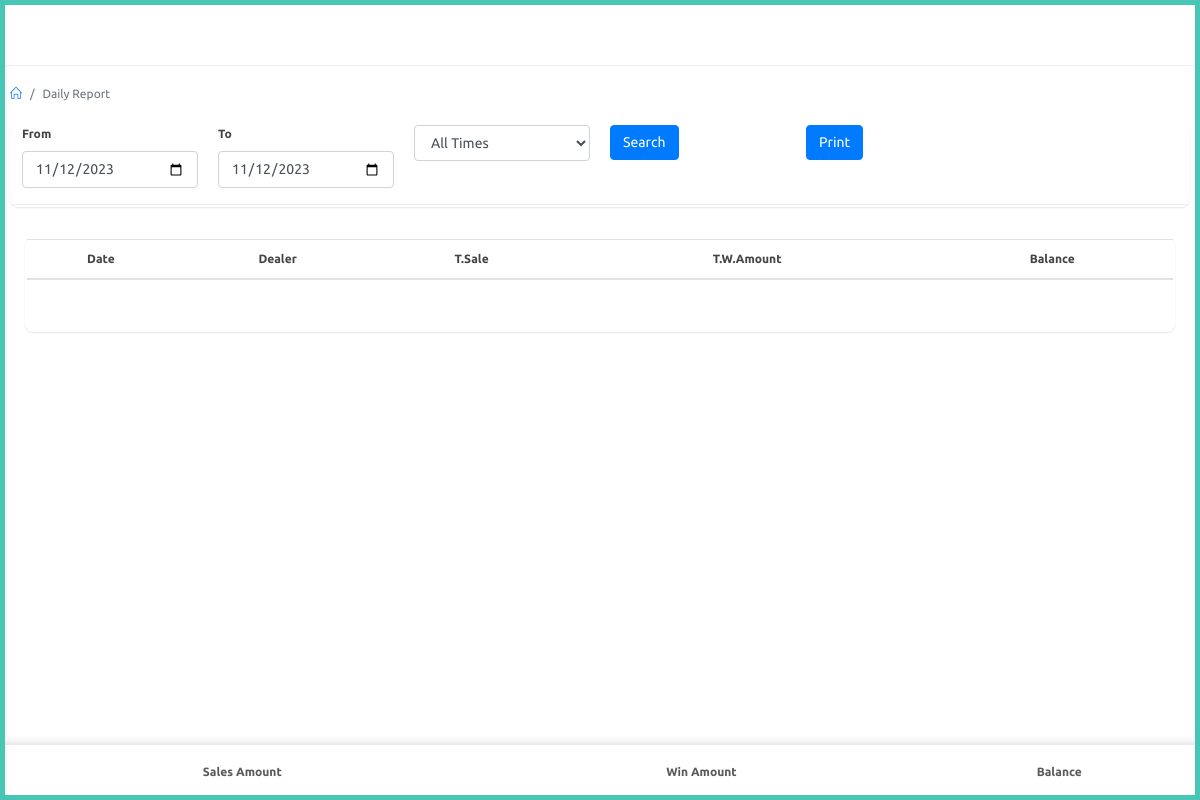
The page /dealer/daily-report (signed in) on the database as committed earlier.
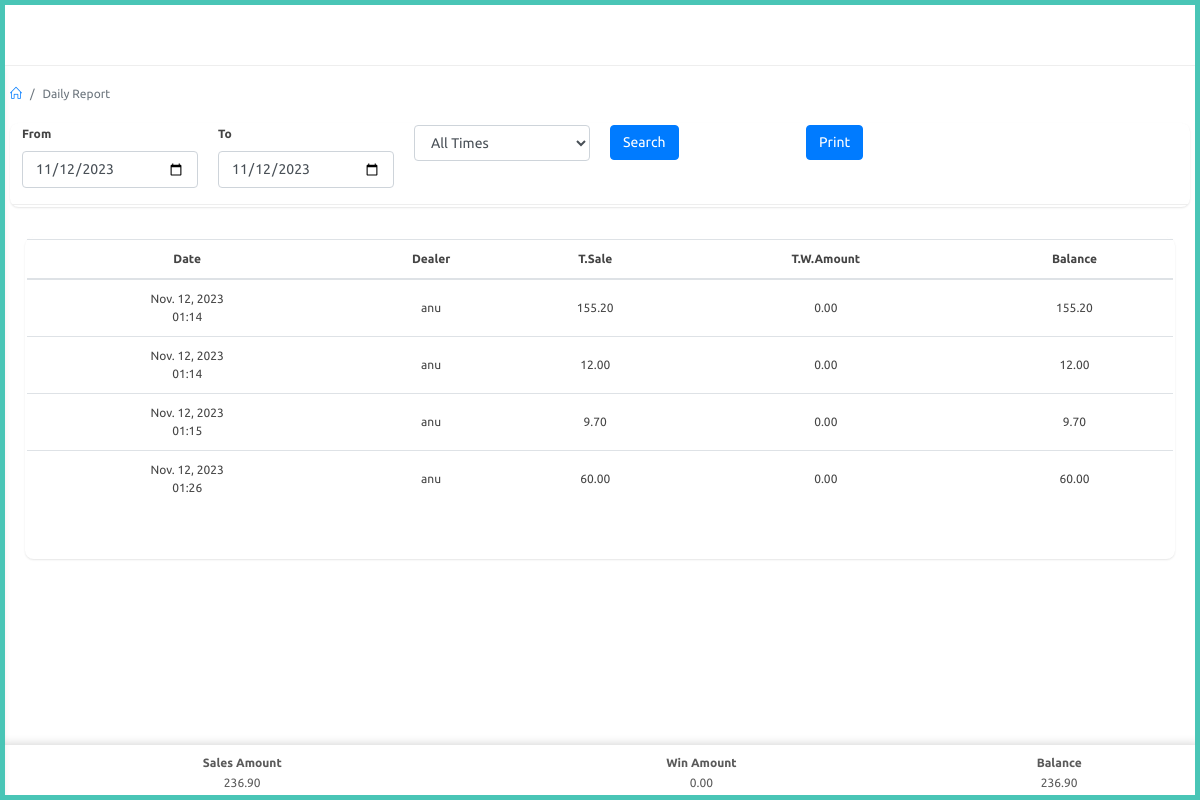
The same page on the database as committed later.
### agent/models.py (models this page shows, shortened)
class Bill(models.Model):
    user = models.ForeignKey(User, on_delete=models.CASCADE)
    time_id = models.ForeignKey(PlayTime,on_delete=models.CASCADE,null=True)
    date = models.DateField()
    agent_games = models.ManyToManyField(AgentGame)
    dealer_games = models.ManyToManyField(DealerGame)
    total_c_amount = models.DecimalField(max_digits=10, decimal_places=2)
    total_d_amount = models.DecimalField(max_digits=10, decimal_places=2)
    total_count = models.DecimalField(max_digits=10, decimal_places=0)
    win_amount = models.DecimalField(max_digits=10,decimal_places=2,default=0)
    created_at = models.DateTimeField(default=timezone.now)

### website/models.py (models this page shows)
class User(AbstractUser):
    is_agent = models.BooleanField("is agent", default=False)
    is_dealer = models.BooleanField("is dealer", default=False)

### dealer/views.py (the view)
# urls.py: path('daily-report',views.daily_report,name="daily_report"),
@dealer_required
@login_required
def daily_report(request):
    print("Daily report function")
    dealer_bills={}
    totals={}
    select_time={}
    dealer_games={}
    dealer_obj = Dealer.objects.get(user=request.user)
    print(dealer_obj)
    times = PlayTime.objects.filter().all().order_by('id')
    ist = pytz.timezone('Asia/Kolkata')
    current_date = timezone.now().astimezone(ist).date()
    print(current_date)
    total_winning = []
    total_balance = []
    if request.method == 'POST':
        select_time = request.POST.get('select-time')
        from_date = request.POST.get('from-date')
        to_date = request.POST.get('to-date')
        dealer_bills = []
        total_winning = []
        total_balance = []
        if select_time != 'all':
            dealer_games = DealerGame.objects.filter(date=current_date,dealer=dealer_obj,time=select_time).all()
            dealer_bills = Bill.objects.filter(date=current_date,user=dealer_obj.user.id,time_id=select_time).all()
            for bill in dealer_bills:
                winnings = Winning.objects.filter(date=current_date,dealer=dealer_obj,bill=bill.id,time=select_time)
                total_winning = sum(winning.total for winning in winnings)
                bill.win_amount += total_winning
                if winnings != 0:
                    bill.total_d_amount = bill.total_c_amount - total_winning
                else:
                    bill.total_d_amount = total_winning - bill.total_c_amount
                total_winning = sum(bill.win_amount for bill in dealer_bills)
                total_balance = sum(bill.total_d_amount for bill in dealer_bills)
            total_c_amount = DealerGame.objects.filter(date=current_date,dealer=dealer_obj,time=select_time).aggregate(total_c_amount=Sum('c_amount'))
            context = {
                'times': times,
                'dealer_bills' : dealer_bills,
                'dealer_games' : dealer_games,
                'total_c_amount' : total_c_amount,
                'total_winning' : total_winning,
                'total_balance' : total_balance,
                'selected_time' : select_time,
            }
            return render(request,'dealer/daily_report.html',context)
        else:
            dealer_games = DealerGame.objects.filter(date__range=[from_date, to_date],dealer=dealer_obj)
            dealer_bills = Bill.objects.filter(date__range=[from_date, to_date],user=dealer_obj.user.id).distinct()
            winning_for_bills = Winning.objects.filter(bill__in=dealer_bills)
            totals = DealerGame.objects.filter(date__range=[from_date, to_date],dealer=dealer_obj).aggregate(total_count=Sum('count'),total_c_amount=Sum('c_amount'),total_d_amount=Sum('d_amount'))
            context = {
                'times': times,
                'dealer_bills' : dealer_bills,
                'dealer_games' : dealer_games,
                'winnings' : winning_for_bills,
                'totals' : totals,
                'selected_time' : 'all',
            }
            return render(request,'dealer/daily_report.html',context)
    else:
        dealer_games = DealerGame.objects.filter(date=current_date,dealer=dealer_obj).all()
        dealer_bills = Bill.objects.filter(date=current_date,user=dealer_obj.user.id).all()
        for bill in dealer_bills:
            winnings = Winning.objects.filter(date=current_date,dealer=dealer_obj,bill=bill.id)
            total_winning = sum(winning.total for winning in winnings)
            bill.win_amount += total_winning
            if winnings != 0:
                bill.total_d_amount = bill.total_c_amount - total_winning
            else:
                bill.total_d_amount = total_winning - bill.total_c_amount
            total_winning = sum(bill.win_amount for bill in dealer_bills)
            total_balance = sum(bill.total_d_amount for bill in dealer_bills)
        total_c_amount = DealerGame.objects.filter(date=current_date,dealer=dealer_obj).aggregate(total_c_amount=Sum('c_amount'))
        select_time = 'all'
        context = {
            'times': times,
            'dealer_bills' : dealer_bills,
            'dealer_games' : dealer_games,
            'total_c_amount' : total_c_amount,
            'total_winning' : total_winning,
            'total_balance' : total_balance,
            'selected_time' : select_time,
            'dealer_games' : dealer_games
        }
    return render(request,'dealer/daily_report.html',context)

### website/models.py (called while the page is built)
    def __str__(self):
        return str(self.user)

### templates/dealer/daily_report.html (shortened to what the changed rows need)
{% extends 'dealer/partials/base.html' %}
{% load static %}
{% block content %}
<div id="main-content">
    <div class="container-fluid">
        <div class="container-fluid">
            <div class="row clearfix">
                <div class="col-lg-12">
                    <div class="card">
                        <div class="body">
                            <div class="table-responsive">
                                <table class="table m-b-0">
                                    <thead>
                                        <tr>
                                            <th>Date</th>
                                            <th>Dealer</th>
                                            <th>T.Sale</th>
                                            <th>T.W.Amount</th>
                                            <th>Balance</th>
                                        </tr>
                                    </thead>
                                    <tbody>
                                        {% for bill in dealer_bills %}
                                            <tr>
                                                <td>{{ bill.created_at|date:"N j, Y" }}<br>{{ bill.created_at|time:"H:i" }}</td>
                                                <td>{{ bill.user }}</td>
                                                <td>{{ bill.total_c_amount|floatformat:2 }}</td>
                                                <td>{{ bill.win_amount|floatformat:2 }}</td>
                                                <td>{{ bill.total_d_amount|floatformat:2 }}</td>
                                            </tr>
                                        {% endfor %}
                                    </tbody>
                                </table>
                            </div>
                            </div>
                        </div>
                    </div>
                </div>
            </div>
        </div>
    </div>
    <nav class="navbar-bottom" id="btotal">
        <table>
            <thead>
                <tr>
                     <th class="th">Sales Amount</th>
                     <th class="th">Win Amount</th>
                     <th class="th">Balance</th>
                </tr>
            </thead>
            <tbody>
                <tr>
                    <td class="td">{{total_c_amount.total_c_amount|floatformat:2}}</td>
                    <td class="td">{{total_winning|floatformat:2 }}</td>
                    <td class="td">{{total_balance|floatformat:2 }}</td>
                </tr>
            </tbody>
        </table>
</nav>
    {% endblock %}

Rows that differ between the two databases and show on the page:
added Bill: created_at "Nov. 12, 2023", created_at "01:14", user "anu", total_c_amount "155.20", win_amount "0.00", total_d_amount "155.20"
added Bill: created_at "Nov. 12, 2023", created_at "01:14", user "anu", total_c_amount "12.00", win_amount "0.00", total_d_amount "12.00"
added Bill: created_at "Nov. 12, 2023", created_at "01:15", user "anu", total_c_amount "9.70", win_amount "0.00", total_d_amount "9.70"
added Bill: created_at "Nov. 12, 2023", created_at "01:26", user "anu", total_c_amount "60.00", win_amount "0.00", total_d_amount "60.00"
Other text that changed with them:
{{ total_c_amount.total_c_amount|floatformat:2 }}: (not shown) → "236.90"
{{ total_winning|floatformat:2 }}: (not shown) → "0.00"
{{ total_balance|floatformat:2 }}: (not shown) → "236.90"
